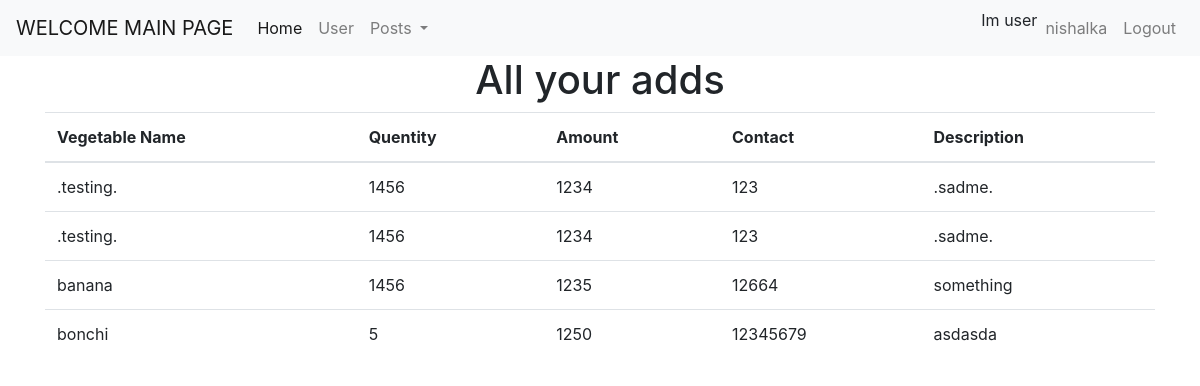
Page /Crud/allads.php (signed in) on the committed database.
### tables this page shows
CREATE TABLE `ads` (
  `id` int(11) NOT NULL,
  `vgname` varchar(2000) NOT NULL,
  `quentity` int(10) NOT NULL,
  `amount` int(10) NOT NULL,
  `contact` int(11) NOT NULL,
  `description` varchar(2000) NOT NULL,
  `userid` varchar(11) NOT NULL
);

### Crud/allads.php (the view, shortened to what this page needs)
<?php include '../include/dbinit.php'; ?>
<!doctype html>
<html lang="en">
<head>
    <link rel="stylesheet" href="../css/bootstrap.min.css" >
</head>
<body>
<?php
include '../include/menu.php';
?>
<center>
    <h1>All your adds</h1>
</center>
    <div class="container">
        <table class="table table-hover">
            <thead>
            <tr>
                <th>Vegetable Name</th>
                <th>Quentity</th>
                <th>Amount</th>
                <th>Contact</th>
                <th>Description</th>
            </tr>
            </thead>
            <tbody>
            <?php
                $uid = $_SESSION["userid"];
                $sql = "SELECT * FROM ads WHERE userid='".$uid."'";
                $result = $conn->query($sql);
            if ($result->num_rows > 0) {
                while($row = $result->fetch_assoc()) {
                    echo "    <tr>
                                <td>".$row["vgname"]."</td>
                                <td>".$row["quentity"]."</td>
                                <td>".$row["amount"]."</td>
                                <td>".$row["contact"]."</td>
                                <td>".$row["description"]."</td>
                             </tr>";
                }
            } else {
                echo "0 results";
            }
            ?>
            </tbody>
        </table>
    </div>
</body>
</html>

### rows in the picture
ads: vgname ".testing.", quentity "1456", amount "1234", contact "123", description ".sadme."
ads: vgname ".testing.", quentity "1456", amount "1234", contact "123", description ".sadme."
ads: vgname "banana", quentity "1456", amount "1235", contact "12664", description "something"
ads: vgname "bonchi", quentity "5", amount "1250", contact "12345679", description "asdasda"

### other values in the picture
$_SESSION["user"] "nishalka"
